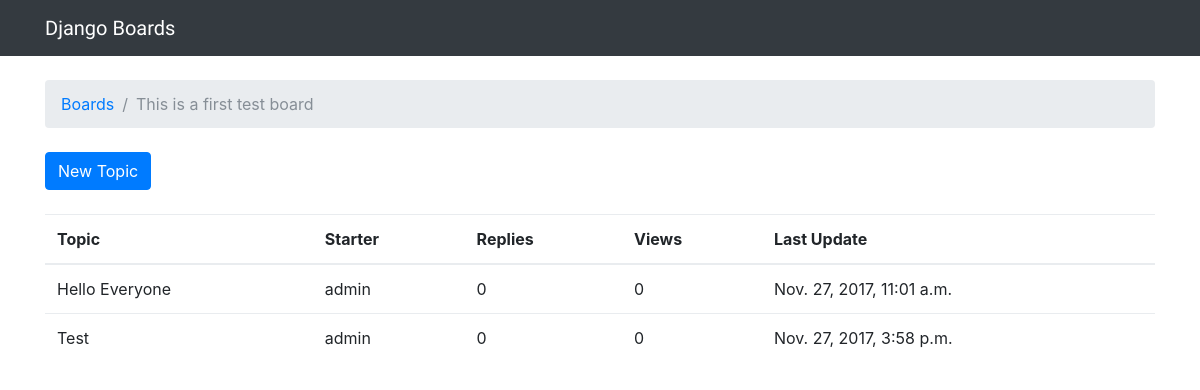
The app's page /boards/1/ with its own data.
### boards/models.py (models this page shows, shortened)
class Board(models.Model):
    name = models.CharField(max_length=30,unique=True)
    description = models.CharField(max_length=100)

class Topic(models.Model):
    board = models.ForeignKey(Board, related_name='topics')
    subject = models.CharField(max_length=30)
    last_update = models.DateTimeField(auto_now_add=True)
    starter = models.ForeignKey(User, related_name='topics')

### boards/views.py (the view)
# urls.py: url(r'^boards/(?P<pk>\d+)/$', views.board_topics, name='board_topics'),
def board_topics(request, pk):
    board = get_object_or_404(Board, pk=pk)
    return render(request, 'topic.html',{'board':board})

### templates/topic.html (shortened to what this page needs)
{% extends 'base.html' %}
     {% block breadcrumb %}
        <li class="breadcrumb-item"><a href="{% url 'home' %}">Boards</a></li>
        <li class="breadcrumb-item active">{{ board.name }}</li>
     {% endblock %}
{% block content %}
    <div class="mb-4">
        <a href="{% url 'new_topic' board.pk%}" class="btn btn-primary">New Topic</a>
    </div>
    <table class="table">
        <thead class="thead-inverse">
            <tr>
                <th>Topic</th>
                <th>Starter</th>
                <th>Replies</th>
                <th>Views</th>
                <th>Last Update</th>
            </tr>
        </thead>
        <tbody>
            {% for topic in board.topics.all %}
                <tr>
                    <td>{{topic.subject}}</td>
                    <td>{{topic.starter}}</td>
                    <td>0</td>
                    <td>0</td>
                    <td>{{topic.last_update}}</td>
                </tr>
            {% endfor %}
        </tbody>
    </table>
{% endblock %}

### records on screen
Board: name "This is a first test board"
Topic: subject "Hello Everyone", starter "admin", last_update "Nov. 27, 2017, 11:01 a.m."
Topic: subject "Test", starter "admin", last_update "Nov. 27, 2017, 3:58 p.m."
